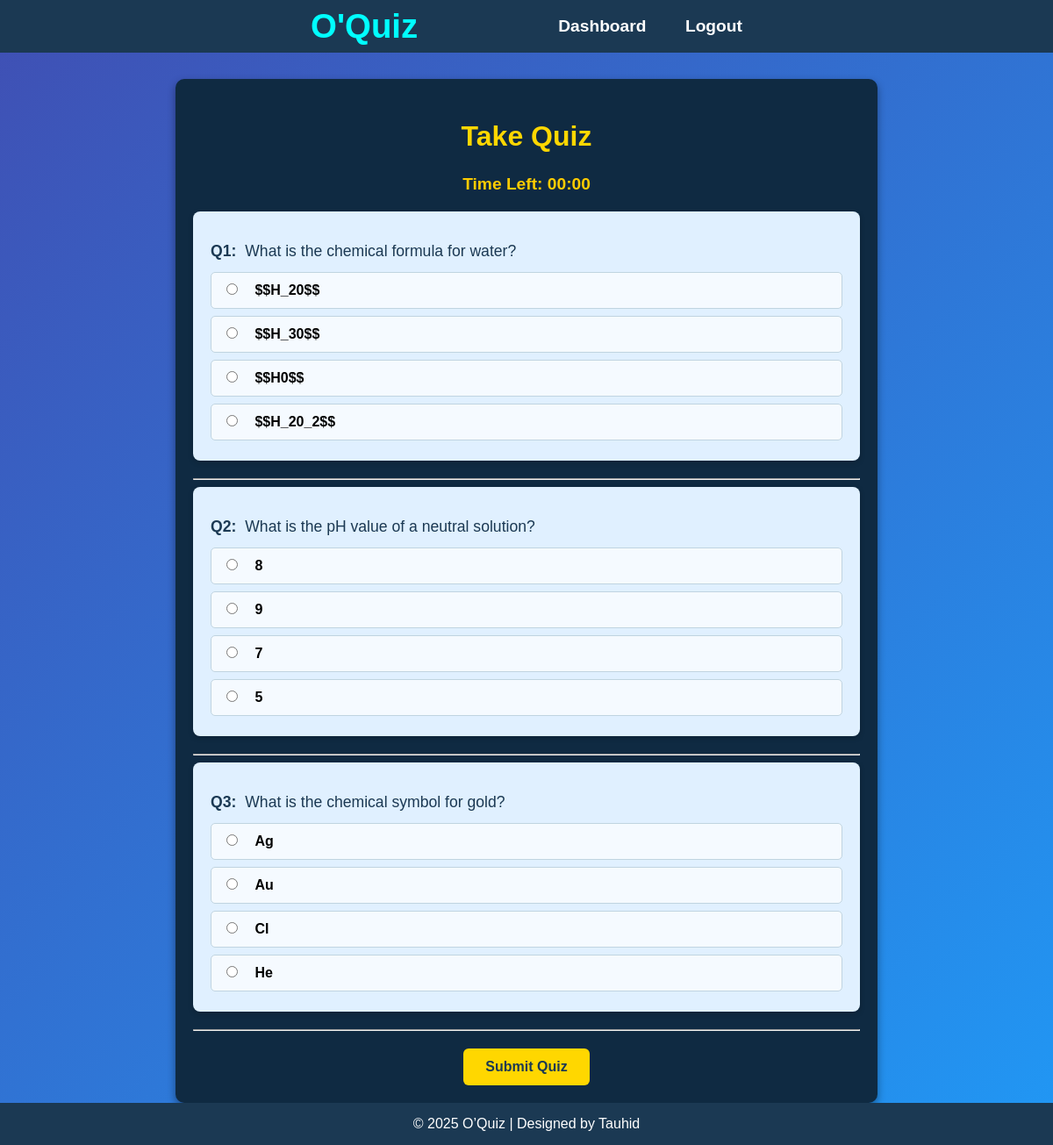
/take_quiz.php?quiz_id=2 (signed in), run on the app's committed database.
### tables this page shows
CREATE TABLE `questions` (
  `id` int NOT NULL,
  `quiz_id` int NOT NULL,
  `question_text` text NOT NULL,
  `question_type` enum('MCQ','True-False','Short') NOT NULL,
  `option_a` text,
  `option_b` text,
  `option_c` text,
  `option_d` text,
  `correct_answer` text NOT NULL,
  `points` int DEFAULT '1',
  `answer_feedback` text
);

### take_quiz.php (the view, shortened to what this page needs)
<?php
include "db.php";
$quiz_id = isset($_GET['quiz_id']) ? (int)$_GET['quiz_id'] : 0;
$questions = $conn->query("SELECT * FROM questions WHERE quiz_id=$quiz_id ORDER BY id ASC");
?>
<!DOCTYPE html>
<html lang="en">
<head>
<link rel="stylesheet" href="style.css">
<link rel="stylesheet" href="tstyle.css">
</head>
<body>
<div class="nav">
    <h1 class="logo">O'Quiz</h1>
    <div class="nav_links">
        <a href="student_dashboard.php">Dashboard</a>
        <a href="logout.php">Logout</a>
    </div>
</div>
<main>
<div class="quiz-container">
<div class="quiz-form">
<h2>Take Quiz</h2>
<div id="timer">Time Left: <span id="time"></span></div>
<form method="POST">
<?php
$count = 1;
$questions->data_seek(0);
while ($q = $questions->fetch_assoc()):
    $options = [
        'A' => $q['option_a'],
        'B' => $q['option_b'],
        'C' => $q['option_c'],
        'D' => $q['option_d']
    ];
?>
<div class="question-item">
    <p><strong>Q<?= $count++; ?>:</strong> <span class="mathjax"><?= htmlspecialchars($q['question_text']); ?></span></p>
    <div class="options">
        <?php foreach ($options as $key => $val): ?>
            <?php if (!empty($val)): ?>
            <label>
                <input type="radio" name="answer[<?= $q['id']; ?>]" value="<?= $key; ?>">
                <span class="mathjax"><?= htmlspecialchars($val); ?></span>
            </label>
            <?php endif; ?>
        <?php endforeach; ?>
    </div>
</div>
<hr>
<?php endwhile; ?>
<button type="submit">Submit Quiz</button>
</form>
</div>
</div>
</main>
<footer>
<p>© 2025 O’Quiz | Designed by Tauhid</p>
</footer>
</body>
</html>

### style.css (style rules this page uses)
* { box-sizing: border-box; }
html, body { height: 100%; }
body { margin: 0; font-family: Arial, sans-serif; display: flex; flex-direction: column; background-color: #1b3953; }
.nav { display: flex; background-color: #1b3953; color: white; align-items: center; justify-content: center; padding: 20px; height: 60px; }
.logo { color: aqua; font-weight: bolder; font-size: 2.4rem; margin-right: 120px; }
.nav_links a { color: white; margin-left: 40px; text-decoration: none; font-weight: bold; font-size: 1.2rem; }
main { flex: 1; background: linear-gradient(135deg, #3f51b5, #2196f3); }
footer { background-color: #1b3953; color: white; text-align: center; padding: 15px 0; }
footer p { margin: 0; }

### tstyle.css (style rules this page uses)
.quiz-container { max-width: 800px; margin: 30px auto 0; padding: 20px; background-color: #0f2a42; border-radius: 10px; box-shadow: 0 4px 10px rgba(0,0,0,0.4); }
.quiz-form h2 { text-align: center; color: #ffd700; margin-bottom: 25px; font-size: 2rem; }
#timer { text-align: center; font-weight: bold; color: #ffcc00; margin-bottom: 20px; font-size: 1.2rem; }
.question-item { background-color: #e0f0ff; color: #1b3953; padding: 15px 20px; border-radius: 8px; margin-bottom: 20px; line-height: 1.5; box-shadow: 0 2px 6px rgba(0,0,0,0.2); }
.question-item p { margin-bottom: 10px; font-size: 1.1rem; }
.options label { display: block; margin: 8px 0; cursor: pointer; padding: 8px 12px; border-radius: 5px; background-color: #f5faff; color: #1b3953; transition: background 0.3s, transform 0.2s; border: 1px solid #c0d4e0; }
.options input[type="radio"] { margin-right: 10px; }
button[type="submit"] { display: block; margin: 20px auto 0; padding: 12px 25px; background-color: #ffd700; color: #1b3953; font-weight: bold; font-size: 1rem; border: none; border-radius: 6px; cursor: pointer; transition: background 0.3s; }
footer { background-color: #1b3953; color: white; text-align: center; padding: 15px 0; }
footer p { margin: 0; }
.mathjax { display: inline-block; margin-left: 5px; }
html, body { height: 100%; margin: 0; padding: 0; }
body { display: flex; flex-direction: column; background-color: #0f2a42; flex: 1; }
main { flex: 1; padding-bottom: 0; }
.profile-info p, .quiz-form label { color: black; font-weight: bold; }

### data on the page
questions: question_text "What is the chemical formula for water?", option_a "$$H_20$$", option_b "$$H_30$$", option_c "$$H0$$", option_d "$$H_20_2$$"
questions: question_text "What is the pH value of a neutral solution?", option_a "8", option_b "9", option_c "7", option_d "5"
questions: question_text "What is the chemical symbol for gold?", option_a "Ag", option_b "Au", option_c "Cl", option_d "He"
